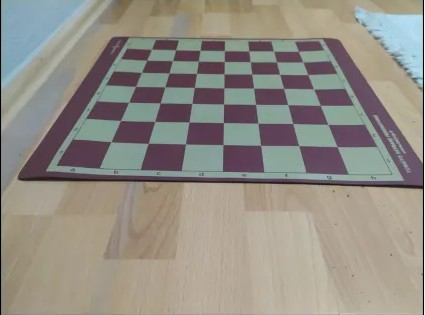
#> input picture Assignment-1/src/images/checkerboard_final.jpg, 425 x 315 px
$ python main.py
#> lines starting #> are read from the running program, lines starting #| are printed output that depends on the picture; long printed decimals are rounded
### Assignment-1/src/config.py
"""
config.py
Command-line argument parsing and predefined test-case point configurations.

Author: Dhruvi Vaishnav
"""

import argparse
from pathlib import Path


MIN_CASES = 6


def parse_args():
    """
    Parse command-line options.

    Defaults allow the script to run with no arguments by pointing at the
    project-local image and results directories.
    """
    base = Path(__file__).resolve().parent

    parser = argparse.ArgumentParser(
        description="perspective transformation 8DOF "
    )
    parser.add_argument(
        "--image",
        type=str,
        default=str(base / "images" / "checkerboard_final.jpg"),
        help="Path to the input image.",
    )
    parser.add_argument(
        "--output-dir",
        type=str,
        default=str(base / "results"),
        help="Directory where result images are saved.",
    )
    parser.add_argument(
        "--cases",
        type=int,
        default=MIN_CASES,
        help=f"Number of test cases to run (minimum {MIN_CASES}).",
    )
    parser.add_argument(
        "--show",
        type=int,
        choices=[0, 1],
        default=1,
        help="1 = display each result in a window, 0 = save only.",
    )
    return parser.parse_args()


def _pt(width, height, xr, yr):
    """Return a pixel coordinate from relative (fractional) ratios."""
    return [float(width * xr), float(height * yr)]


def build_default_cases(width, height):
    """
    Return a list of six test-case dictionaries.

    Each case defines four source and four destination pixel coordinates.
    Point order: P1=top-left, P2=top-right, P3=bottom-right, P4=bottom-left.

    Parameters
    ----------
    width, height : int   source image dimensions

    Returns
    -------
    list of dict, each with keys "name", "src_points", "dst_points"
    """
    # Fixed source quadrilateral – centred inner rectangle
    src = [
        _pt(width, height, 0.20, 0.20),
        _pt(width, height, 0.80, 0.20),
        _pt(width, height, 0.80, 0.80),
        _pt(width, height, 0.20, 0.80),
    ]

    return [
        {
            "name": "case01_scaling",
            "src_points": src,
            "dst_points": [
                _pt(width, height, 0.15, 0.15),
                _pt(width, height, 0.85, 0.15),
                _pt(width, height, 0.85, 0.85),
                _pt(width, height, 0.15, 0.85),
            ],
        },
        {
            "name": "case02_rotation_like",
            "src_points": src,
            "dst_points": [
                _pt(width, height, 0.28, 0.10),
                _pt(width, height, 0.88, 0.28),
                _pt(width, height, 0.72, 0.90),
                _pt(width, height, 0.12, 0.72),
            ],
        },
        {
            "name": "case03_trapezoid",
            "src_points": src,
            "dst_points": [
                _pt(width, height, 0.35, 0.18),
                _pt(width, height, 0.65, 0.18),
                _pt(width, height, 0.90, 0.85),
                _pt(width, height, 0.10, 0.85),
            ],
        },
        {
            "name": "case04_shear_like",
            "src_points": src,
            "dst_points": [
                _pt(width, height, 0.22, 0.15),
                _pt(width, height, 0.78, 0.22),
                _pt(width, height, 0.88, 0.82),
                _pt(width, height, 0.32, 0.75),
            ],
        },
        {
            "name": "case05_strong_perspective",
            "src_points": src,
            "dst_points": [
                _pt(width, height, 0.42, 0.10),
                _pt(width, height, 0.62, 0.10),
                _pt(width, height, 0.92, 0.90),
                _pt(width, height, 0.08, 0.90),
            ],
        },
        {
            "name": "case06_extreme_skew",
            "src_points": src,
            "dst_points": [
                _pt(width, height, 0.40, 0.12),
                _pt(width, height, 0.58, 0.08),
                _pt(width, height, 0.96, 0.88),
                _pt(width, height, 0.06, 0.80),
            ],
        },
    ]

### Assignment-1/src/homography.py
"""
homography.py
This module contains functions for computing homography matrices and applying them to warp images.
All perspective transformation math lives here.
Only NumPy is used; OpenCV is intentionally excluded from this module.
Authors: Parth Goswami
"""

import math
import numpy as np

#-----------------------------------------
# Coordinate helpers functions
#-----------------------------------------

def to_homogeneous(points):
    """ Appends a column of ones to convert (N,2) coordinates to homogeneous (N,3) coordinates. """
    points = np.asarray(points, dtype=np.float64)
    ones = np.ones((points.shape[0], 1), dtype=np.float64)
    homogeneous_points = np.hstack((points, ones))
    return homogeneous_points

#-----------------------------------------
# Point Validation
#-----------------------------------------
def points_are_unique(points, eps=1e-6):
    """ Checks if all points are unique within a small epsilon. """
    points = np.asarray(points, dtype=np.float64)
    for i in range(len(points)):
        for j in range(i + 1, len(points)):
            if np.linalg.norm(points[i] - points[j]) < eps:
                return False
    return True

def has_non_collinear_triple(points, eps=1e-6):
    """
    Checks if there exists at least one triple of points that are not collinear.
    This is necessary for a valid homography, as three collinear points cannot define a plane
    """
    points = np.asarray(points, dtype=np.float64)
    for i, j, k in [(0, 1, 2), (0, 1, 3), (0, 2, 3), (1, 2, 3)]:
        v1 = points[j] - points[i]
        v2 = points[k] - points[i]
        if abs(v1[0] * v2[1] - v1[1] * v2[0]) > eps:
            return True
    return False

def validate_correspondences(src_points, dst_points):
    """
    Verify shape, uniqueness, and non-collinearity for both point sets.
    Returns float64 arrays or raises ValueError.
    """
    src_points = np.asarray(src_points, dtype=np.float64)
    dst_points = np.asarray(dst_points, dtype=np.float64)

    if src_points.shape != (4, 2) or dst_points.shape != (4, 2):
        raise ValueError("Both point arrays must have shape (4, 2).")
    if not points_are_unique(src_points):
        raise ValueError("Source points contain duplicates.")
    if not points_are_unique(dst_points):
        raise ValueError("Destination points contain duplicates.")
    if not has_non_collinear_triple(src_points):
        raise ValueError("Source points are collinear – homography is undefined.")
    if not has_non_collinear_triple(dst_points):
        raise ValueError("Destination points are collinear – homography is undefined.")

    return src_points, dst_points

#-----------------------------------------
# Normalization
#-----------------------------------------

def normalize_points(points):
    """
    Isotropic normalisation (Hartley 1997):
      - shift centroid to origin
      - scale so that mean distance from origin equals sqrt(2)

    Returns normalised points and the 3x3 similarity transform T such that
    normalised = T @ homogeneous(points).
    """
    points = np.asarray(points, dtype=np.float64)
    center = points.mean(axis=0)
    shifted = points - center

    mean_dist = np.sqrt((shifted ** 2).sum(axis=1)).mean()
    if mean_dist < 1e-12:
        raise ValueError("Points are degenerate; normalisation failed.")

    scale = math.sqrt(2.0) / mean_dist
    T = np.array([
        [scale, 0.0,  -scale * center[0]],
        [0.0,  scale, -scale * center[1]],
        [0.0,  0.0,   1.0               ],
    ], dtype=np.float64)

    pts_h = to_homogeneous(points)
    pts_norm_h = (T @ pts_h.T).T
    pts_norm = pts_norm_h[:, :2] / pts_norm_h[:, 2:3]
    return pts_norm, T

#-----------------------------------------
# DLT (Direct Linear Transformation) Homography Computation
#-----------------------------------------

def compute_homography_8points(src_points, dst_points):
    """
    Compute the 3x3 homography matrix from four point correspondences using
    the normalised Direct Linear Transform (DLT).

    Steps
    -----
    1. Validate inputs.
    2. Normalise both point sets (Hartley normalisation).
    3. Build the 8x9 DLT system Ah = 0.
    4. Solve via SVD – the last right singular vector is the solution.
    5. Denormalise back to pixel coordinates.
    6. Normalise so H[2,2] = 1.

    Returns
    -------
    H : ndarray (3, 3)
    A : ndarray (8, 9)   equation matrix (for condition number reporting)
    """
    src_points, dst_points = validate_correspondences(src_points, dst_points)

    src_norm, T_src = normalize_points(src_points)
    dst_norm, T_dst = normalize_points(dst_points)

    # Build A: two rows per point correspondence
    A = np.zeros((8, 9), dtype=np.float64)
    for i in range(4):
        x, y = src_norm[i]
        u, v = dst_norm[i]
        A[2 * i    ] = [ x,  y,  1,  0,  0,  0, -u*x, -u*y, -u]
        A[2 * i + 1] = [ 0,  0,  0,  x,  y,  1, -v*x, -v*y, -v]

    # Solve Ah = 0: take last row of V^T from SVD
    _, _, vh = np.linalg.svd(A)
    H_norm = vh[-1].reshape(3, 3)

    # Denormalise
    H_raw = np.linalg.inv(T_dst) @ H_norm @ T_src

    # Scale so H[2,2] == 1
    denom = H_raw[2, 2]
    H = H_raw / denom if abs(denom) > 1e-15 else H_raw / np.linalg.norm(H_raw)

    return H, A

def compute_homography(src_points, dst_points):
    """
    Public wrapper around compute_homography_8points.

    Returns
    -------
    H            : ndarray (3, 3)
    method_label : str
    cond_number  : float   condition number of the DLT equation matrix
    """
    H, A = compute_homography_8points(src_points, dst_points)
    return H, "svd_norm_dlt", float(np.linalg.cond(A))

# ---------------------------------------------------------------------------
# Point projection
# ---------------------------------------------------------------------------

def project_points(H, src_points):
    """
    Apply homography H to an array of (N, 2) source points.
    Performs perspective division to return Cartesian (N, 2) coordinates.
    """
    src_h = to_homogeneous(src_points)
    dst_h = (H @ src_h.T).T
    return dst_h[:, :2] / dst_h[:, 2:3]


# ---------------------------------------------------------------------------
# Output bounds computation
# ---------------------------------------------------------------------------

def get_output_bounds(dst_points):
    """
    Find the axis-aligned bounding box of the four destination points.

    Returns
    -------
    min_x, min_y : int   top-left corner of the bounding box
    out_w, out_h : int   output canvas width and height
    """
    dst_points = np.asarray(dst_points, dtype=np.float64)
    min_x = int(math.floor(dst_points[:, 0].min()))
    min_y = int(math.floor(dst_points[:, 1].min()))
    max_x = int(math.ceil(dst_points[:, 0].max()))
    max_y = int(math.ceil(dst_points[:, 1].max()))
    out_w = max(1, max_x - min_x + 1)
    out_h = max(1, max_y - min_y + 1)
    return min_x, min_y, out_w, out_h

#----------------------------------------------------------------------------
# Image warping
#----------------------------------------------------------------------------

def warp_image_numpy(source_image, H, output_size):
    """
    Warp source_image using H via vectorised backward mapping.

    For every output pixel the inverse homography locates the source
    coordinate. Bilinear interpolation fills sub-pixel positions.
    Pixels that map outside the source bounds are left black.

    Parameters
    ----------
    source_image : ndarray (H_src, W_src, C) or (H_src, W_src)
    H            : ndarray (3, 3)
    output_size  : tuple (out_h, out_w)

    Returns
    -------
    output : ndarray same dtype as source_image
    """
    out_h, out_w = output_size
    src_h, src_w = source_image.shape[:2]
    is_color = source_image.ndim == 3

    channels = source_image.shape[2] if is_color else 1
    output = np.zeros((out_h, out_w, channels), dtype=np.float64)

    H_inv = np.linalg.inv(H)

    # Build a (3, out_h * out_w) matrix of all destination pixel coordinates
    yy, xx = np.indices((out_h, out_w), dtype=np.float64)
    dst_coords = np.stack((xx.ravel(), yy.ravel(), np.ones(out_h * out_w)), axis=0)

    # Map destination → source
    src_coords = H_inv @ dst_coords
    w = src_coords[2]
    valid_w = np.abs(w) > 1e-12

    src_x = np.where(valid_w, src_coords[0] / np.where(valid_w, w, 1.0), -1.0)
    src_y = np.where(valid_w, src_coords[1] / np.where(valid_w, w, 1.0), -1.0)

    in_bounds = (
        valid_w
        & (src_x >= 0.0) & (src_x <= src_w - 1)
        & (src_y >= 0.0) & (src_y <= src_h - 1)
    )
    if not in_bounds.any():
        return output.reshape(out_h, out_w) if not is_color else output[:, :, :].astype(np.uint8)

    x = src_x[in_bounds]
    y = src_y[in_bounds]

    # Bilinear interpolation
    x0 = np.floor(x).astype(np.int64)
    y0 = np.floor(y).astype(np.int64)
    x1 = np.clip(x0 + 1, 0, src_w - 1)
    y1 = np.clip(y0 + 1, 0, src_h - 1)
    dx = (x - x0)[:, None]
    dy = (y - y0)[:, None]

    src = source_image.reshape(src_h, src_w, channels).astype(np.float64)
    q00 = src[y0, x0]
    q10 = src[y0, x1]
    q01 = src[y1, x0]
    q11 = src[y1, x1]

    samples = (1 - dx) * (1 - dy) * q00 \
            +      dx  * (1 - dy) * q10 \
            + (1 - dx) *      dy  * q01 \
            +      dx  *      dy  * q11

    out_flat = output.reshape(-1, channels)
    out_flat[np.where(in_bounds)[0]] = samples

    result = np.clip(output, 0, 255).astype(np.uint8)
    return result if is_color else result[:, :, 0]


def warp_image_with_bounds(source_image, H, dst_points):
    """
    Warp source_image and fit the output canvas to the destination points.

    A translation is prepended to H so that the top-left corner of the
    bounding box of dst_points maps to (0, 0) in the output image.

    Returns
    -------
    output_image : ndarray
    min_x        : int   x-offset of the canvas origin in destination space
    min_y        : int   y-offset
    """
    min_x, min_y, out_w, out_h = get_output_bounds(dst_points)

    # Shift canvas so that (min_x, min_y) maps to (0, 0)
    T_shift = np.array([
        [1.0, 0.0, -float(min_x)],
        [0.0, 1.0, -float(min_y)],
        [0.0, 0.0,  1.0         ],
    ], dtype=np.float64)

    H_local = T_shift @ H
    output_image = warp_image_numpy(source_image, H_local, (out_h, out_w))
    return output_image, min_x, min_y

### Assignment-1/src/visualization_tools.py
"""
visualization_tools.py

Functions for drawing the source/destination points and building the final side-by-side result images.

Author: Dhruvi Vaishnav
"""

import cv2 as cv
import numpy as np


HEADER_HEIGHT = 54

# BGR colours matched to S1/D1 … S4/D4 point labels
POINT_COLORS = [
    (0,   0,   255),   # P1 – red
    (0,   255,  0 ),   # P2 – green
    (255,  0,   0 ),   # P3 – blue
    (0,   255, 255),   # P4 – cyan
]


def ensure_uint8_color(image):
    """Convert a grey or float image to a three-channel uint8 BGR image."""
    if image.ndim == 2:
        image = cv.cvtColor(image, cv.COLOR_GRAY2BGR)
    if image.dtype != np.uint8:
        image = np.clip(image, 0, 255).astype(np.uint8)
    return image.copy()


def draw_points(image, points, prefix):
    """
    Draw labelled circles on the image at each point location.

    Parameters
    ----------
    image  : ndarray  BGR source image (will not be modified in place)
    points : ndarray  (N, 2) pixel coordinates
    prefix : str      label prefix, e.g. "S" produces "S1", "S2", …

    Returns
    -------
    out : ndarray  annotated copy of the image
    """
    out = ensure_uint8_color(image)
    for idx, point in enumerate(points):
        color = POINT_COLORS[idx % len(POINT_COLORS)]
        cx = int(round(point[0]))
        cy = int(round(point[1]))
        cv.circle(out, (cx, cy), 8, color, 2, cv.LINE_AA)
        cv.putText(
            out,
            f"{prefix}{idx + 1}",
            (cx + 10, cy - 10),
            cv.FONT_HERSHEY_SIMPLEX,
            0.65,
            color,
            2,
            cv.LINE_AA,
        )
    return out


def side_by_side_result(source_image, warped_image, src_points, dst_points_shifted, info_text):
    """
    Build the final output image: source on the left, warped on the right,
    with correspondence points labelled and a text header.

    Parameters
    ----------
    source_image       : ndarray  original BGR image
    warped_image       : ndarray  transformed BGR image
    src_points         : ndarray  (4, 2) source coordinates
    dst_points_shifted : ndarray  (4, 2) destination coords in the warped canvas
    info_text          : str      one-line summary printed in the header

    Returns
    -------
    combined : ndarray  BGR image (header + side-by-side panels)
    """
    left = draw_points(source_image, src_points, "S")
    right = draw_points(warped_image, dst_points_shifted, "D")

    # Pad the shorter panel to match height
    left_h, left_w  = left.shape[:2]
    right_h, right_w = right.shape[:2]
    panel_h = max(left_h, right_h)

    def pad_height(img, target_h):
        diff = target_h - img.shape[0]
        if diff > 0:
            pad = np.zeros((diff, img.shape[1], 3), dtype=np.uint8)
            return np.vstack([img, pad])
        return img

    body = np.hstack([pad_height(left, panel_h), pad_height(right, panel_h)])

    # Header bar with summary text
    header = np.zeros((HEADER_HEIGHT, body.shape[1], 3), dtype=np.uint8)
    cv.putText(
        header,
        info_text,
        (10, 34),
        cv.FONT_HERSHEY_SIMPLEX,
        0.58,
        (255, 255, 255),
        2,
        cv.LINE_AA,
    )

    return np.vstack([header, body])

### Assignment-1/src/main.py
"""
main.py

Entry point. Loads the input image, runs each predefined test case, prints
a numerical summary, and saves side-by-side comparison images to results/.

Author: Dhruvi Vaishnav

"""

"""
Usage
-----
    python main.py
    python main.py --image path/to/image.jpg --cases 6 --show 0
"""

import os
import sys

import cv2 as cv
import numpy as np

from config import MIN_CASES, build_default_cases, parse_args
from homography import compute_homography, project_points, warp_image_with_bounds
from visualization_tools import side_by_side_result


def run_case(source_image, case, output_dir, show_window):
    """
    Execute one test case end-to-end and save the result image.

    Parameters
    ----------
    source_image : ndarray  BGR source image
    case         : dict     name, src_points, dst_points
    output_dir   : str      where to write the output file
    show_window  : bool     whether to open an OpenCV display window

    Returns
    -------
    mean_error : float   mean reprojection error in pixels
    """
    name = case.get("name", "case")
    src_pts = np.asarray(case["src_points"], dtype=np.float64)
    dst_pts = np.asarray(case["dst_points"], dtype=np.float64)

    H, method, cond = compute_homography(src_pts, dst_pts)
    warped, min_x, min_y = warp_image_with_bounds(source_image, H, dst_pts)

    projected  = project_points(H, src_pts)
    errors     = np.linalg.norm(projected - dst_pts, axis=1)
    mean_err   = float(errors.mean())
    max_err    = float(errors.max())

    dst_shifted = dst_pts - np.array([min_x, min_y], dtype=np.float64)
    header_text = (
        f"{name} | {method} | cond(A)={cond:.2e} | "
        f"mean={mean_err:.4f} px | max={max_err:.4f} px"
    )

    result = side_by_side_result(source_image, warped, src_pts, dst_shifted, header_text)

    out_path = os.path.join(output_dir, f"{name}.png")
    cv.imwrite(out_path, result)
    print(f"  Saved  {os.path.basename(out_path)}")

    if show_window:
        cv.imshow("Group 8 – Perspective Transformation", result)
        key = cv.waitKey(0) & 0xFF
        if key == 27:  # Esc to stop early
            return mean_err, True

    return mean_err, False


def main():
    args = parse_args()

    if args.cases < MIN_CASES:
        print(f"Minimum number of cases is {MIN_CASES}; using {MIN_CASES}.")
        args.cases = MIN_CASES

    os.makedirs(args.output_dir, exist_ok=True)

    source_image = cv.imread(args.image, cv.IMREAD_COLOR)
#> source_image is the input picture: shape (315, 425, 3); mean B, G, R 133, 141.7, 146.5
    if source_image is None:
        sys.exit(f"Error: could not read image at '{args.image}'")

    height, width = source_image.shape[:2]
#> height = 315; width = 425
    cases = build_default_cases(width, height)

    if len(cases) < args.cases:
        sys.exit(
            f"Error: only {len(cases)} predefined cases available, "
            f"but --cases {args.cases} was requested."
        )

    print(f"\nGroup 8 – Perspective Transformation")
    print(f"Image: {args.image}  ({width} x {height})")
#| Image: Assignment-1/src/images/checkerboard_final.jpg  (425 x 315)
    print(f"Running {args.cases} case(s)...\n")

    results = []
    for case in cases[: args.cases]:
        mean_err, aborted = run_case(source_image, case, args.output_dir, args.show == 1)
        results.append((case["name"], mean_err))
        if aborted:
            break
#> this loop made 1 pass; (key Esc is pressed on pass 1)
#> (dst_shifted in run_case, mean_err, aborted) on pass 1: ([[0.75, 0.25], [298.2, 0.25], [298.2, 220.8], [0.75, 220.8]], 5.38e-14, True)
#> pass 1, in warp_image_with_bounds, `output_image = warp_image_numpy(source_image, H_local, (out_h, out_w))`:
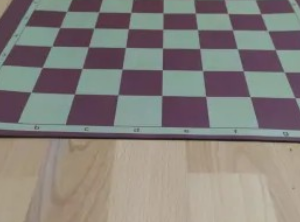
#> output_image: shape (222, 300, 3); mean B, G, R 123.2, 127.7, 132.8
#> after the loop, results = [('case01_scaling', 5.38e-14)]

    cv.destroyAllWindows()

    # Summary table
    print(f"\n{'Name':<35}  {'Mean error (px)':>16}")
    print("-" * 54)
    for name, err in results:
        print(f"{name:<35}  {err:>16.6f}")
#> this loop made 1 pass
#| case01_scaling                               0
    print(f"\nAll results saved to: {args.output_dir}\n")


if __name__ == "__main__":
    main()
